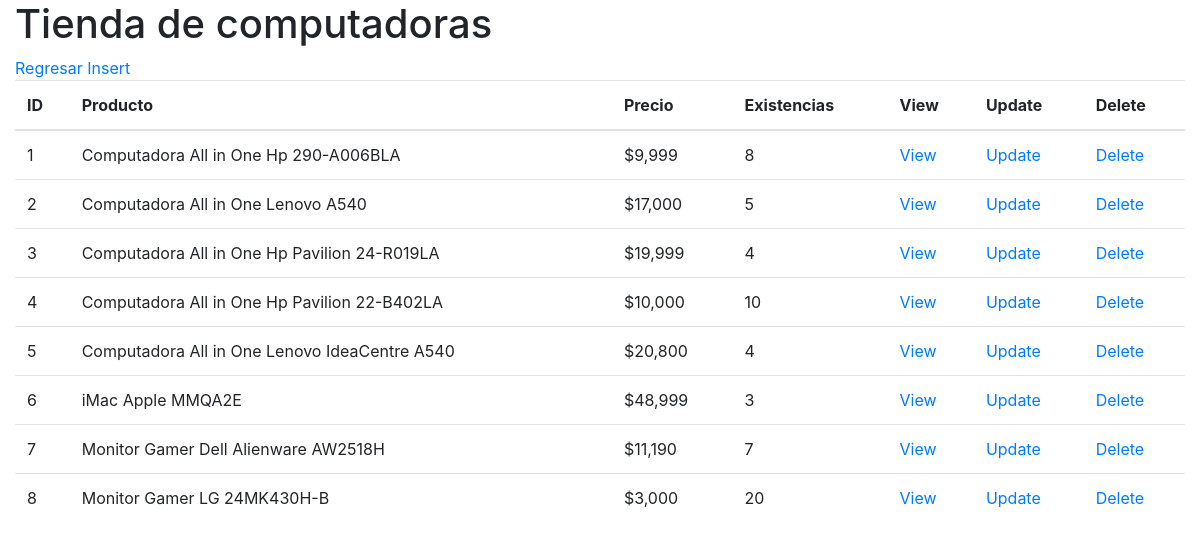
The app's page /productos/index.php, older data.
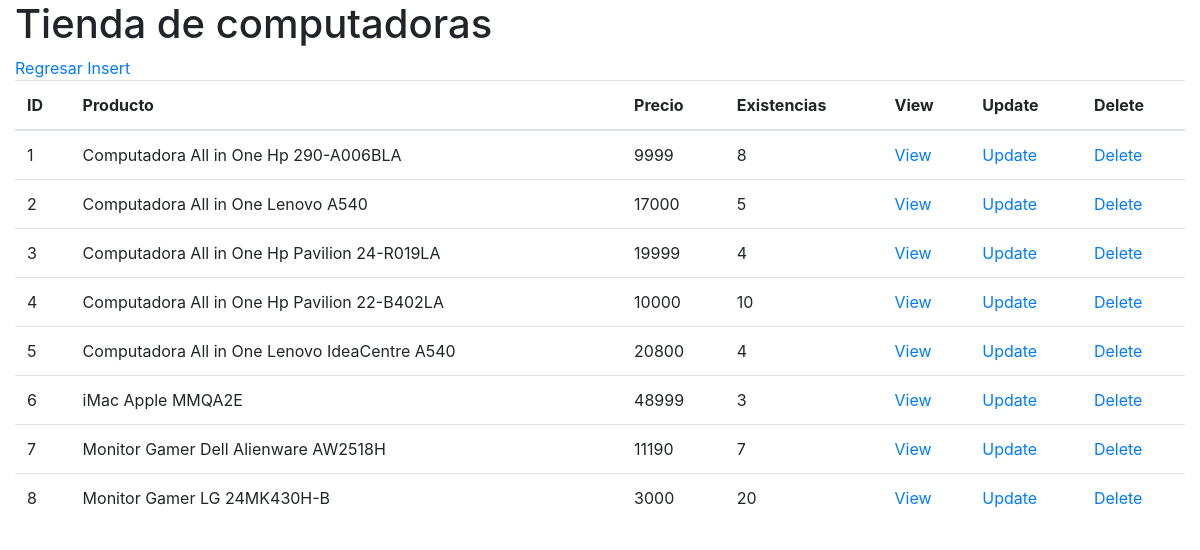
The same page, newer data.
### tables this page shows
CREATE TABLE PRODUCTOS(
    id_producto integer PRIMARY KEY autoincrement,
    producto varchar(50) not null,
    precio decimal (10,0),
    existencias integer
);

### productos/db/db_list.php (the view)
<?php
    $db = new SQLite3("../tienda.db");
    $resultado = $db->query("SELECT * from PRODUCTOS;");
    $table = "
        <table class='table'>
            <thead>
            <tr>
                <th>ID</th>
                <th>Producto</th>
                <th>Precio</th>
                <th>Existencias</th>
                <th>View</th>
                <th>Update</th>
                <th>Delete</th>
            </tr>
            </thead>
            ";
    print($table);
    while ($row = $resultado->fetchArray()) {
        $id_producto = $row['id_producto'];
        $producto = $row['producto'];
        $precio = $row['precio'];
        $existencias = $row['existencias'];
        $table = "
            <tr>
                <td>$id_producto</td>
                <td>$producto</td>
                <td>$precio</td>
                <td>$existencias</td>
                <td><a href='view.php?id_producto=$id_producto'>View</a></td>
                <td><a href='update.php?id_producto=$id_producto'>Update</a></td>
                <td><a href='delete.php?id_producto=$id_producto'>Delete</a></td>
            </tr>
        ";
        print($table);
    }
    print("</table>");
?>

### productos/index.php (shortened to what this page needs)
<!doctype html>
<html lang="es">
<head>
    <link rel="stylesheet" href="https://cdn.jsdelivr.net/npm/bootstrap@4.5.3/dist/css/bootstrap.min.css">
</head>
<body>
    <div class="container-fluid">
        <h1>Tienda de computadoras</h1>
        <a href="../index.php">Regresar</a>
        <a href="insert.php">Insert</a>
        <?php include 'db/db_list.php'; ?>
    </div>
</body>
</html>

Row changes from the older to the newer data that the page shows:
changed productos "Computadora All in One Hp 290-A006BLA": precio "$9,999" → "9999"
changed productos "Computadora All in One Lenovo A540": precio "$17,000" → "17000"
changed productos "Computadora All in One Hp Pavilion 24-R019LA": precio "$19,999" → "19999"
changed productos "Computadora All in One Hp Pavilion 22-B402LA": precio "$10,000" → "10000"
changed productos "Computadora All in One Lenovo IdeaCentre A540": precio "$20,800" → "20800"
changed productos "iMac Apple MMQA2E": precio "$48,999" → "48999"
changed productos "Monitor Gamer Dell Alienware AW2518H": precio "$11,190" → "11190"
changed productos "Monitor Gamer LG 24MK430H-B": precio "$3,000" → "3000"
